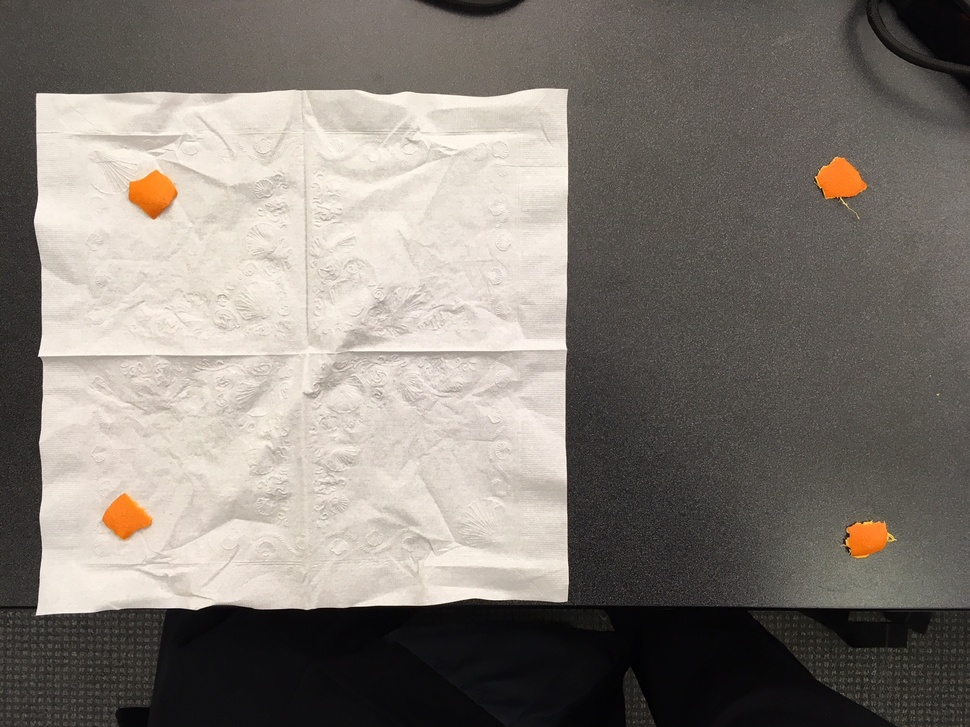
#> input picture images/clementines2.jpg, 970 x 727 px, shrunk from 2016 x 1512 before the run
$ python -i detect_board.py   (imports and definitions only)   (older library calls are emulated)
#> lines starting #> are read from the running program, lines starting #| are printed output that depends on the picture; after the words box and inside, x2 and y2 are one past the last pixel; in counts of white or black regions, pixels touching at a corner belong together
#> further down, picture is the input picture: shape (727, 970, 3); mean B, G, R 117.4, 124.3, 131
import numpy as np
import cv2

# [16 lines left out: function rectify, not called in this run]


def get_corners(frame):

    imcopy = frame.copy()

    # Convert BGR to HSV
    hsv = cv2.cvtColor(imcopy, cv2.COLOR_BGR2HSV)
#> hsv: shape (727, 970, 3); mean H, S, V 27.7, 28.4, 131.1
    # define range of orange color in HSV
    lower_orange = np.array([0,100,100])
    upper_orange = np.array([50,255,255])
    # Threshold the HSV image to get only orange colors
    mask = cv2.inRange(imcopy, lower_orange, upper_orange)
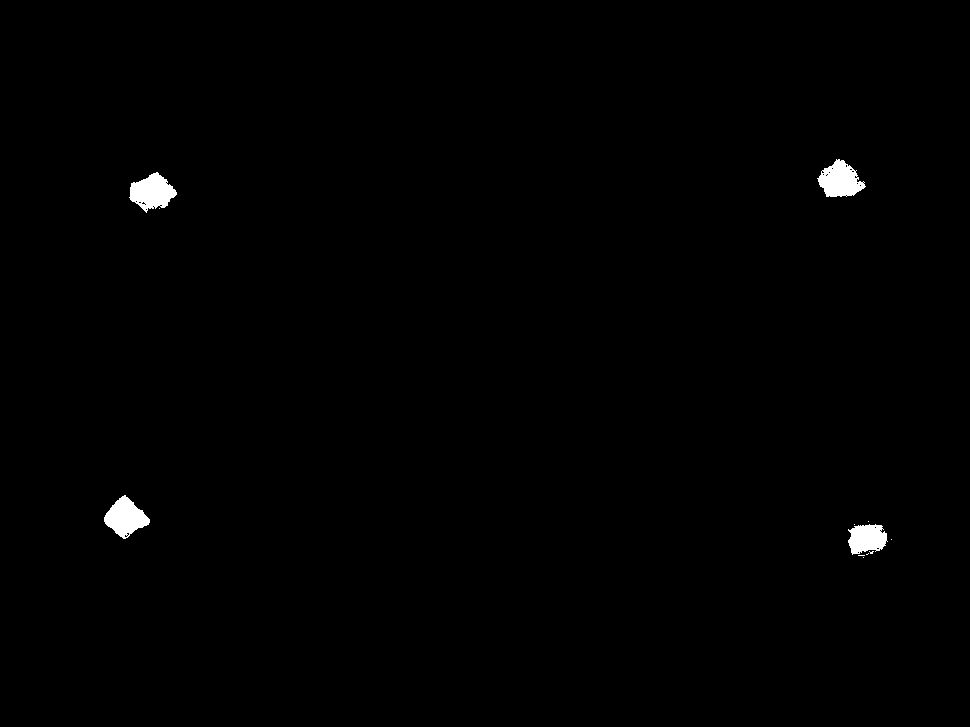
#> mask: shape (727, 970); 0.63% white; 12 white regions (8 under 20 px), largest, box (x1, y1, x2, y2) and area: (129, 172, 177, 213) 1179, (817, 159, 866, 197) 1167, (104, 495, 150, 539) 1145, (848, 524, 888, 555) 904
    imcopy = cv2.bitwise_and(imcopy,imcopy, mask=mask)

    # Get thresh into the correct cv2 readable format
    ret,thresh = cv2.threshold(imcopy, 0, 1, cv2.THRESH_BINARY)
    thresh = cv2.cvtColor(thresh, cv2.COLOR_RGB2GRAY)
#> thresh: shape (727, 970); values 0 (black) and 1 (white), 0.63% white; 12 white regions (8 under 20 px)
    # Find all the contours in the image
    _, contours, _ = cv2.findContours(thresh, cv2.RETR_EXTERNAL, cv2.CHAIN_APPROX_SIMPLE)
#> contours = 12 contours, 8 with area under 20; largest, box (x1, y1, x2, y2) and area: (129, 172, 177, 213) 1126, (817, 159, 866, 197) 1120, (104, 495, 150, 539) 1095, (848, 524, 888, 555) 844
    # Get the convex hull of all those contours
#> (the run stopped early here; a loop or call above may not have finished)
